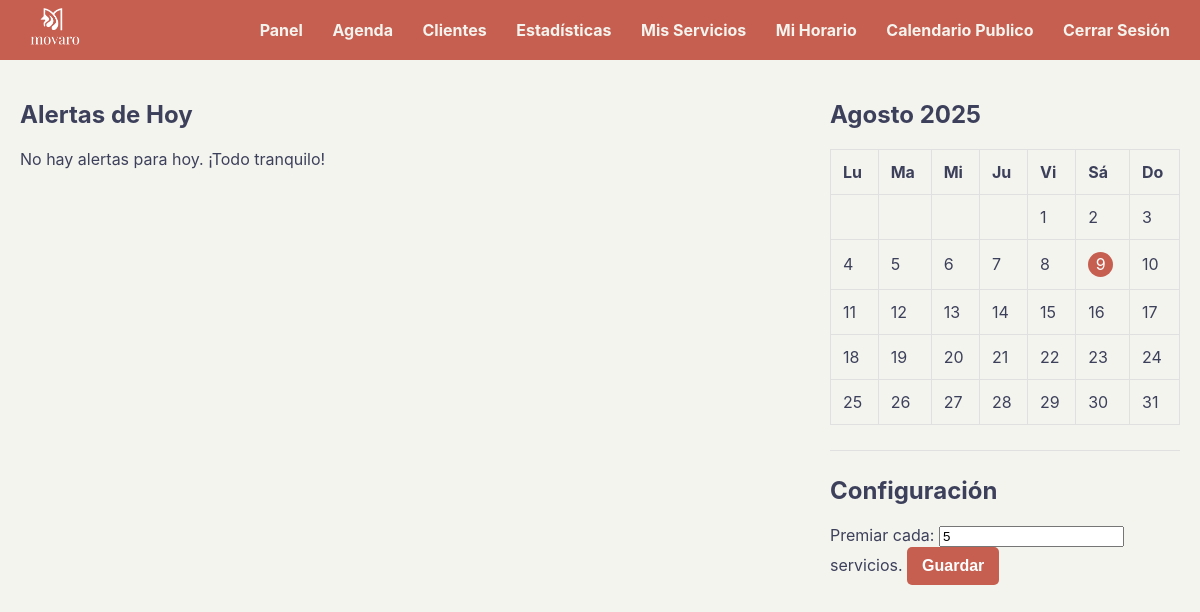
The page /panel (signed in) on the database as committed earlier.
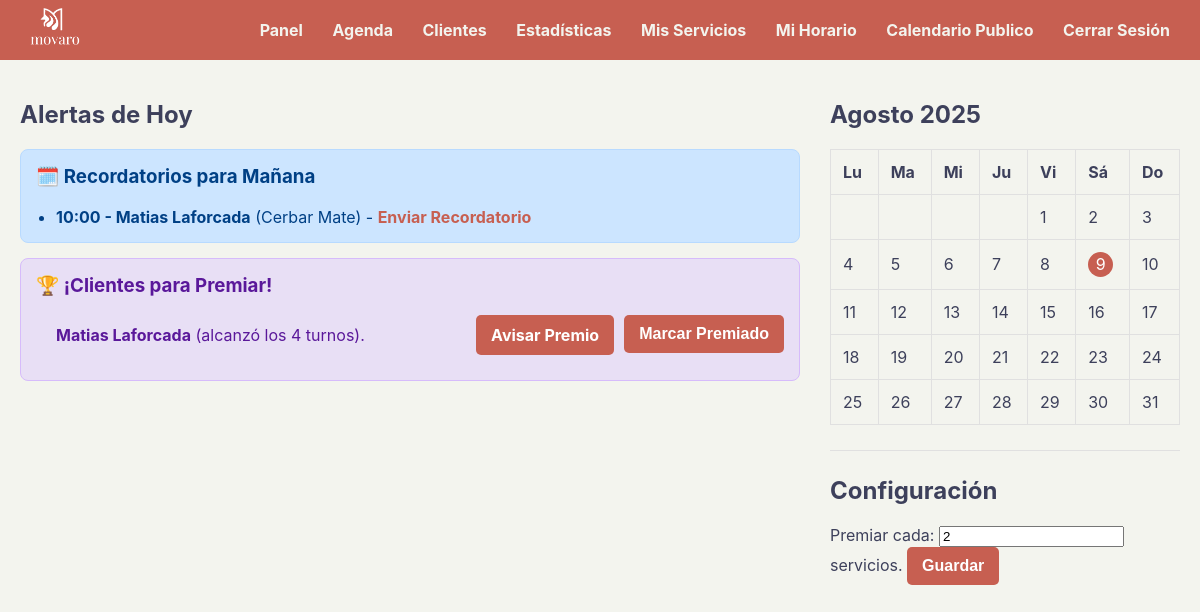
The same page on the database as committed later.
### tables this page shows
CREATE TABLE turnos (
            id INTEGER PRIMARY KEY AUTOINCREMENT, usuario_id INTEGER NOT NULL,
            cliente_id INTEGER NOT NULL, servicio_id INTEGER NOT NULL,
            servicio_nombre TEXT NOT NULL, fecha TEXT NOT NULL,
            hora TEXT NOT NULL, foto_path TEXT,
            FOREIGN KEY (usuario_id) REFERENCES usuarios (id),
            FOREIGN KEY (cliente_id) REFERENCES clientes (id),
            FOREIGN KEY (servicio_id) REFERENCES servicios (id)
        );

CREATE TABLE clientes (
            id INTEGER PRIMARY KEY AUTOINCREMENT, usuario_id INTEGER NOT NULL,
            nombre TEXT NOT NULL, apellido TEXT NOT NULL,
            telefono TEXT, cumpleanos TEXT, avatar_path TEXT,
            premios_recibidos INTEGER NOT NULL DEFAULT 0,
            FOREIGN KEY (usuario_id) REFERENCES usuarios (id)
        );

### app.py (the view, shortened to what this page needs)
@app.route('/panel', methods=['GET', 'POST'])
def panel_control():
    if 'usuario_id' not in session: return redirect('/login')
    usuario_id_actual = session['usuario_id']
    conn = sqlite3.connect(DATABASE)
    conn.row_factory = sqlite3.Row
    cursor = conn.cursor()
    cursor.execute("SELECT * FROM usuarios WHERE id = ?", (usuario_id_actual,))
    usuario = cursor.fetchone()
    meta_fidelizacion = int(usuario['meta_fidelizacion']) if usuario and usuario['meta_fidelizacion'] else 5
    hoy = datetime.now()
    ano, mes = hoy.year, hoy.month
    cal = calendar.Calendar()
    dias_del_mes = cal.monthdayscalendar(ano, mes)
    nombres_meses = ["Enero", "Febrero", "Marzo", "Abril", "Mayo", "Junio", "Julio", "Agosto", "Septiembre", "Octubre", "Noviembre", "Diciembre"]
    nombre_mes_actual = nombres_meses[mes - 1]
    mes_actual_str = f"{ano}-{mes:02d}"
    cursor.execute("SELECT fecha FROM turnos WHERE usuario_id = ? AND strftime('%Y-%m', fecha) = ?", (usuario_id_actual, mes_actual_str))
    turnos_del_mes = cursor.fetchall()
    dias_con_turnos = {datetime.strptime(turno['fecha'], '%Y-%m-%d').day for turno in turnos_del_mes}
    todos_mis_clientes = cursor.execute("SELECT * FROM clientes WHERE usuario_id = ?", (usuario_id_actual,)).fetchall()
    hoy_str_mmdd = hoy.strftime('%m-%d')
    cumpleaneras = []
    for clienta in todos_mis_clientes:
        if clienta['cumpleanos'] and clienta['cumpleanos'][5:] == hoy_str_mmdd:
            clienta_dict = dict(clienta)
            telefono_local = (clienta['telefono'] or '').strip()
            clienta_dict['telefono_wa'] = "549" + telefono_local if len(telefono_local) >= 10 else telefono_local
            cumpleaneras.append(clienta_dict)
    manana = hoy + timedelta(days=1)
    manana_str = manana.strftime('%Y-%m-%d')
    turnos_manana_db = cursor.execute("SELECT t.*, c.nombre, c.apellido, c.telefono FROM turnos t JOIN clientes c ON t.cliente_id = c.id WHERE t.usuario_id = ? AND t.fecha = ?", (usuario_id_actual, manana_str)).fetchall()
    turnos_manana = []
    for turno in turnos_manana_db:
        turno_dict = dict(turno)
        turno_dict['cliente_nombre'] = f"{turno['nombre']} {turno['apellido']}"
        telefono_local = (turno['telefono'] or '').strip()
        turno_dict['cliente_telefono_wa'] = "549" + telefono_local if len(telefono_local) >= 10 else telefono_local
        turnos_manana.append(turno_dict)
    clientes_inactivos = []
    fecha_limite = hoy - timedelta(days=30)
    ultimo_turno_por_cliente = {row['cliente_id']: row['ultima_fecha'] for row in cursor.execute("SELECT cliente_id, MAX(fecha) as ultima_fecha FROM turnos WHERE usuario_id = ? GROUP BY cliente_id", (usuario_id_actual,)).fetchall()}
    for clienta in todos_mis_clientes:
        ultima_fecha_str = ultimo_turno_por_cliente.get(clienta['id'])
        if ultima_fecha_str and (datetime.strptime(ultima_fecha_str, '%Y-%m-%d') < fecha_limite):
            clienta_dict = dict(clienta)
            telefono_local = (clienta['telefono'] or '').strip()
            clienta_dict['telefono_wa'] = "549" + telefono_local if len(telefono_local) >= 10 else telefono_local
            clientes_inactivos.append(clienta_dict)
    conteo_turnos_por_cliente = {row['cliente_id']: row['total_turnos'] for row in cursor.execute("SELECT cliente_id, COUNT(*) as total_turnos FROM turnos WHERE usuario_id = ? GROUP BY cliente_id", (usuario_id_actual,)).fetchall()}
    clientes_a_premiar = []
    for clienta in todos_mis_clientes:
        total_turnos = conteo_turnos_por_cliente.get(clienta['id'], 0)
        premios_recibidos = clienta['premios_recibidos']
        if total_turnos > 0 and meta_fidelizacion > 0 and (total_turnos // meta_fidelizacion) > premios_recibidos:
            clienta_dict = dict(clienta)
            clienta_dict['total_turnos'] = total_turnos
            telefono_local = (clienta['telefono'] or '').strip()
            clienta_dict['telefono_wa'] = "549" + telefono_local if len(telefono_local) >= 10 else telefono_local
            clientes_a_premiar.append(clienta_dict)
    alerta_vencimiento = None
    clientes_para_modal = todos_mis_clientes
    servicios_para_modal = cursor.execute("SELECT * FROM servicios WHERE usuario_id = ?", (usuario_id_actual,)).fetchall()
    conn.close()
    return render_template('panel.html',
                           meta_actual=meta_fidelizacion,
                           dias_del_mes=dias_del_mes, nombre_mes=nombre_mes_actual, ano=ano, mes=mes,
                           dias_con_turnos=dias_con_turnos, cumpleaneras=cumpleaneras,
                           turnos_manana=turnos_manana, clientes_inactivos=clientes_inactivos,
                           clientes_a_premiar=clientes_a_premiar, alerta_vencimiento=alerta_vencimiento,
                           clientes=clientes_para_modal, servicios=servicios_para_modal,
                           fecha_hoy=hoy)

### templates/panel.html (shortened to what this page needs)
{% extends "base.html" %}
{% block content %}
<div class="layout-container">
    <div class="layout-col-principal">
        <h2>Alertas de Hoy</h2>
        {% if turnos_manana %}
            <div class="alerta alerta-turno">
                <h3>🗓️ Recordatorios para Mañana</h3>
                <ul>
                    {% for turno in turnos_manana %}
                        <li>
                            <strong>{{ turno.hora }} - {{ turno.cliente_nombre }}</strong> ({{ turno.servicio_nombre }}) -
                            {% set texto_recordatorio = "¡Hola " ~ turno.cliente_nombre.split(' ')[0] ~ "! Te escribo para recordarte tu turno de manicura mañana a las " ~ turno.hora ~ ". ¡Te espero!" %}
                            <a href="https://wa.me/{{ turno.cliente_telefono_wa }}?text={{ texto_recordatorio | urlencode }}" target="_blank">Enviar Recordatorio</a>
                        </li>
                    {% endfor %}
                </ul>
            </div>
        {% endif %}
        {% if clientes_a_premiar %}
            <div class="alerta alerta-fidelizacion" style="background-color: #e8dff5; border-color: #d6bbfb; color: #5a189a;">
                <h3>🏆 ¡Clientes para Premiar!</h3>
                <ul>
                    {% for clienta in clientes_a_premiar %}
                        <li style="display:flex; justify-content: space-between; align-items: center; margin-bottom: 10px;">
                            <span>
                                <strong>{{ clienta.nombre }} {{ clienta.apellido }}</strong> (alcanzó los {{ clienta.total_turnos }} turnos).
                            </span>
                            <div style="display:flex; gap: 10px;">
                                {% set texto_premio = "¡Hola " ~ clienta.nombre ~ "! ✨ Quería contarte que por tu fidelidad alcanzaste los " ~ clienta.total_turnos ~ " servicios y te ganaste un premio especial en tu próxima visita. ¡Gracias por elegirme siempre!" %}
                                <a href="https://wa.me/{{ clienta.telefono_wa }}?text={{ texto_premio | urlencode }}" target="_blank" class="boton-accion boton-avisar">Avisar Premio</a>
                                <form action="/premiar_cliente" method="post" style="margin:0;">
                                    <button type="submit" class="boton-accion">Marcar Premiado</button>
                                </form>
                            </div>
                        </li>
                    {% endfor %}
                </ul>
            </div>
        {% endif %}
        {% if not cumpleaneras and not turnos_manana and not clientes_inactivos and not clientes_a_premiar and not alerta_vencimiento %}
            <p>No hay alertas para hoy. ¡Todo tranquilo!</p>
        {% endif %}
    </div>
    <div class="layout-col-lateral">
        <h2>{{ nombre_mes }} {{ ano }}</h2>
        <table class="mini-calendario">
            <thead><tr><th>Lu</th><th>Ma</th><th>Mi</th><th>Ju</th><th>Vi</th><th>Sá</th><th>Do</th></tr></thead>
            <tbody>
                {% for semana in dias_del_mes %}
                <tr>
                    {% for dia in semana %}
                        <td class="celda-dia {% if dia == 0 %}dia-otro-mes{% elif dia in dias_con_turnos %}dia-ocupado{% endif %}{% if ano == fecha_hoy.year and mes == fecha_hoy.month and dia == fecha_hoy.day %} dia-hoy{% endif %}" data-fecha="{{ ano }}-{{ '%02d'|format(mes) }}-{{ '%02d'|format(dia) }}">
                            {% if dia != 0 %}<div class="dia-numero">{{ dia }}</div>{% endif %}
                        </td>
                    {% endfor %}
                </tr>
                {% endfor %}
            </tbody>
        </table>
        <hr>
        <h2>Configuración</h2>
        <form action="/panel" method="post">
            <label>Premiar cada:</label>
            <input type="number" name="meta_fidelizacion" min="1" value="{{ meta_actual }}">
            <label>servicios.</label>
            <button type="submit">Guardar</button>
        </form>
    </div>
</div>
{% endblock %}

Rows that differ between the two databases and show on the page:
added turnos: hora "10:00", cliente_nombre "Matias Laforcada", servicio_nombre "Cerbar Mate"
now on this page (row edited): clientes: nombre "Matias", apellido "Laforcada", total_turnos "4"
Other text that changed with them:
form field meta_fidelizacion: "5" → "2"
text no longer shown: "No hay alertas para hoy. ¡Todo tranquilo!"
text now shown: "🗓️ Recordatorios para Mañana 🏆 ¡Clientes para Premiar!"
